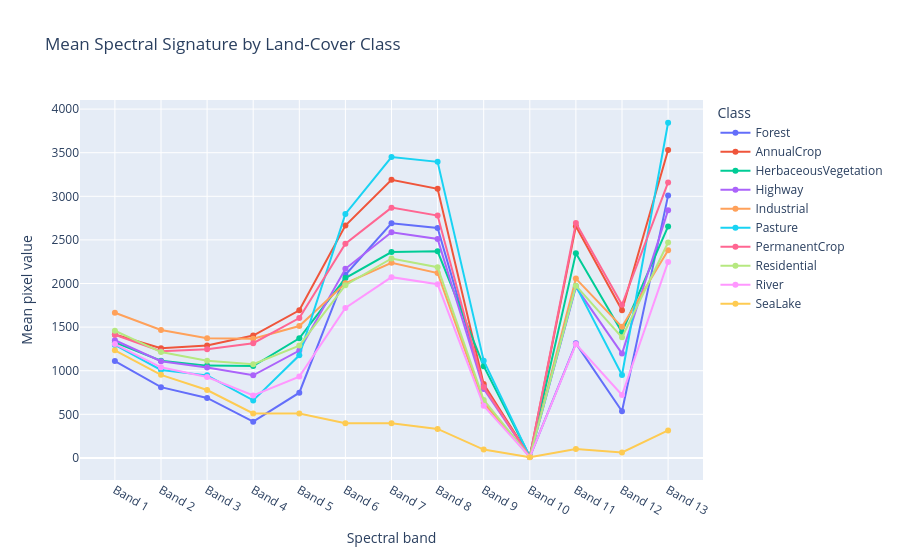

Notebook code for this chart:
### Code cell
class_files = {
    "Forest": forest_data,
    "AnnualCrop": annualCrop_data,
    "HerbaceousVegetation": HerbaceousVegetation_data,
    "Highway": Highway_data,
    "Industrial": Industrial_data,
    "Pasture": Pasture_data,
    "PermanentCrop": PermanentCrop_data,
    "Residential": Residential_data,
    "River": River_data,
    "SeaLake": SeaLake_data,
}

rows = []

for class_name, files in class_files.items():
 
    sample = files
    band_means = []

    for path in sample:
        with r.open(path) as src:
            # Calculate the mean pixel value for each band in this image.
            image_mean = src.read().mean(axis=(1, 2))
            band_means.append(image_mean)

    # Average each band's mean across all images in this class.
    class_mean = np.mean(band_means, axis=0)

    for band_index, mean_value in enumerate(class_mean, start=1):
        rows.append({
            "Class": class_name,
            "Band": f"Band {band_index}",
            "Mean value": mean_value
        })

df_signature = pd.DataFrame(rows)

fig = px.line(
    df_signature,
    x="Band",
    y="Mean value",
    color="Class",
    markers=True,
    title="Mean Spectral Signature by Land-Cover Class",
    category_orders={
        "Band": [f"Band {i}" for i in range(1, 14)]
    }
)

fig.update_layout(
    xaxis_title="Spectral band",
    yaxis_title="Mean pixel value",
    hovermode="x unified"
)

fig.show()

### Figure 1 — Plotly figure (JSON) as saved in the notebook; plotly's stock layout.template omitted (floating-point values rounded to 4 significant figures)
{"data": [{"hovertemplate": "Class=Forest<br>Band=%{x}<br>Mean value=%{y}<extra></extra>", "legendgroup": "Forest", "line": {"color": "#636efa", "dash": "solid"}, "marker": {"symbol": "circle"}, "mode": "lines+markers", "name": "Forest", "orientation": "v", "showlegend": true, "type": "scatter", "x": ["Band 1", "Band 2", "Band 3", "Band 4", "Band 5", "Band 6", "Band 7", "Band 8", "Band 9", "Band 10", "Band 11", "Band 12", "Band 13"], "xaxis": "x", "y": [1111.0, 811.8, 687.4, 415.4, 747.8, 2101.0, 2690.0, 2636.0, 824.0, 9.907, 1314.0, 535.4, 3008.0], "yaxis": "y"}, {"hovertemplate": "Class=AnnualCrop<br>Band=%{x}<br>Mean value=%{y}<extra></extra>", "legendgroup": "AnnualCrop", "line": {"color": "#EF553B", "dash": "solid"}, "marker": {"symbol": "circle"}, "mode": "lines+markers", "name": "AnnualCrop", "orientation": "v", "showlegend": true, "type": "scatter", "x": ["Band 1", "Band 2", "Band 3", "Band 4", "Band 5", "Band 6", "Band 7", "Band 8", "Band 9", "Band 10", "Band 11", "Band 12", "Band 13"], "xaxis": "x", "y": [1415.0, 1258.0, 1289.0, 1403.0, 1693.0, 2664.0, 3189.0, 3087.0, 846.4, 13.4, 2658.0, 1693.0, 3531.0], "yaxis": "y"}, {"hovertemplate": "Class=HerbaceousVegetation<br>Band=%{x}<br>Mean value=%{y}<extra></extra>", "legendgroup": "HerbaceousVegetation", "line": {"color": "#00cc96", "dash": "solid"}, "marker": {"symbol": "circle"}, "mode": "lines+markers", "name": "HerbaceousVegetation", "orientation": "v", "showlegend": true, "type": "scatter", "x": ["Band 1", "Band 2", "Band 3", "Band 4", "Band 5", "Band 6", "Band 7", "Band 8", "Band 9", "Band 10", "Band 11", "Band 12", "Band 13"], "xaxis": "x", "y": [1324.0, 1115.0, 1059.0, 1054.0, 1372.0, 2062.0, 2360.0, 2369.0, 1052.0, 16.47, 2346.0, 1442.0, 2655.0], "yaxis": "y"}, {"hovertemplate": "Class=Highway<br>Band=%{x}<br>Mean value=%{y}<extra></extra>", "legendgroup": "Highway", "line": {"color": "#ab63fa", "dash": "solid"}, "marker": {"symbol": "circle"}, "mode": "lines+markers", "name": "Highway", "orientation": "v", "showlegend": true, "type": "scatter", "x": ["Band 1", "Band 2", "Band 3", "Band 4", "Band 5", "Band 6", "Band 7", "Band 8", "Band 9", "Band 10", "Band 11", "Band 12", "Band 13"], "xaxis": "x", "y": [1350.0, 1110.0, 1037.0, 947.7, 1231.0, 2168.0, 2587.0, 2510.0, 791.7, 12.13, 1958.0, 1196.0, 2841.0], "yaxis": "y"}, {"hovertemplate": "Class=Industrial<br>Band=%{x}<br>Mean value=%{y}<extra></extra>", "legendgroup": "Industrial", "line": {"color": "#FFA15A", "dash": "solid"}, "marker": {"symbol": "circle"}, "mode": "lines+markers", "name": "Industrial", "orientation": "v", "showlegend": true, "type": "scatter", "x": ["Band 1", "Band 2", "Band 3", "Band 4", "Band 5", "Band 6", "Band 7", "Band 8", "Band 9", "Band 10", "Band 11", "Band 12", "Band 13"], "xaxis": "x", "y": [1665.0, 1466.0, 1372.0, 1367.0, 1512.0, 2002.0, 2238.0, 2121.0, 633.7, 12.28, 2056.0, 1503.0, 2381.0], "yaxis": "y"}, {"hovertemplate": "Class=Pasture<br>Band=%{x}<br>Mean value=%{y}<extra></extra>", "legendgroup": "Pasture", "line": {"color": "#19d3f3", "dash": "solid"}, "marker": {"symbol": "circle"}, "mode": "lines+markers", "name": "Pasture", "orientation": "v", "showlegend": true, "type": "scatter", "x": ["Band 1", "Band 2", "Band 3", "Band 4", "Band 5", "Band 6", "Band 7", "Band 8", "Band 9", "Band 10", "Band 11", "Band 12", "Band 13"], "xaxis": "x", "y": [1295.0, 1008.0, 946.8, 659.8, 1176.0, 2797.0, 3450.0, 3395.0, 1115.0, 12.93, 1973.0, 951.4, 3843.0], "yaxis": "y"}, {"hovertemplate": "Class=PermanentCrop<br>Band=%{x}<br>Mean value=%{y}<extra></extra>", "legendgroup": "PermanentCrop", "line": {"color": "#FF6692", "dash": "solid"}, "marker": {"symbol": "circle"}, "mode": "lines+markers", "name": "PermanentCrop", "orientation": "v", "showlegend": true, "type": "scatter", "x": ["Band 1", "Band 2", "Band 3", "Band 4", "Band 5", "Band 6", "Band 7", "Band 8", "Band 9", "Band 10", "Band 11", "Band 12", "Band 13"], "xaxis": "x", "y": [1413.0, 1224.0, 1246.0, 1315.0, 1603.0, 2457.0, 2870.0, 2780.0, 812.4, 13.58, 2693.0, 1756.0, 3159.0], "yaxis": "y"}, {"hovertemplate": "Class=Residential<br>Band=%{x}<br>Mean value=%{y}<extra></extra>", "legendgroup": "Residential", "line": {"color": "#B6E880", "dash": "solid"}, "marker": {"symbol": "circle"}, "mode": "lines+markers", "name": "Residential", "orientation": "v", "showlegend": true, "type": "scatter", "x": ["Band 1", "Band 2", "Band 3", "Band 4", "Band 5", "Band 6", "Band 7", "Band 8", "Band 9", "Band 10", "Band 11", "Band 12", "Band 13"], "xaxis": "x", "y": [1458.0, 1214.0, 1114.0, 1075.0, 1288.0, 1981.0, 2287.0, 2187.0, 665.5, 12.29, 1975.0, 1383.0, 2470.0], "yaxis": "y"}, {"hovertemplate": "Class=River<br>Band=%{x}<br>Mean value=%{y}<extra></extra>", "legendgroup": "River", "line": {"color": "#FF97FF", "dash": "solid"}, "marker": {"symbol": "circle"}, "mode": "lines+markers", "name": "River", "orientation": "v", "showlegend": true, "type": "scatter", "x": ["Band 1", "Band 2", "Band 3", "Band 4", "Band 5", "Band 6", "Band 7", "Band 8", "Band 9", "Band 10", "Band 11", "Band 12", "Band 13"], "xaxis": "x", "y": [1305.0, 1039.0, 927.5, 716.0, 932.5, 1719.0, 2073.0, 1992.0, 597.6, 10.54, 1306.0, 721.7, 2248.0], "yaxis": "y"}, {"hovertemplate": "Class=SeaLake<br>Band=%{x}<br>Mean value=%{y}<extra></extra>", "legendgroup": "SeaLake", "line": {"color": "#FECB52", "dash": "solid"}, "marker": {"symbol": "circle"}, "mode": "lines+markers", "name": "SeaLake", "orientation": "v", "showlegend": true, "type": "scatter", "x": ["Band 1", "Band 2", "Band 3", "Band 4", "Band 5", "Band 6", "Band 7", "Band 8", "Band 9", "Band 10", "Band 11", "Band 12", "Band 13"], "xaxis": "x", "y": [1234.0, 952.8, 778.6, 509.6, 509.2, 398.9, 398.8, 332.9, 95.5, 7.762, 101.8, 62.5, 315.1], "yaxis": "y"}], "layout": {"hovermode": "x unified", "legend": {"title": {"text": "Class"}, "tracegroupgap": 0}, "title": {"text": "Mean Spectral Signature by Land-Cover Class"}, "xaxis": {"anchor": "y", "categoryarray": ["Band 1", "Band 2", "Band 3", "Band 4", "Band 5", "Band 6", "Band 7", "Band 8", "Band 9", "Band 10", "Band 11", "Band 12", "Band 13"], "categoryorder": "array", "domain": [0, 1], "title": {"text": "Spectral band"}}, "yaxis": {"anchor": "x", "domain": [0, 1], "title": {"text": "Mean pixel value"}}}}
